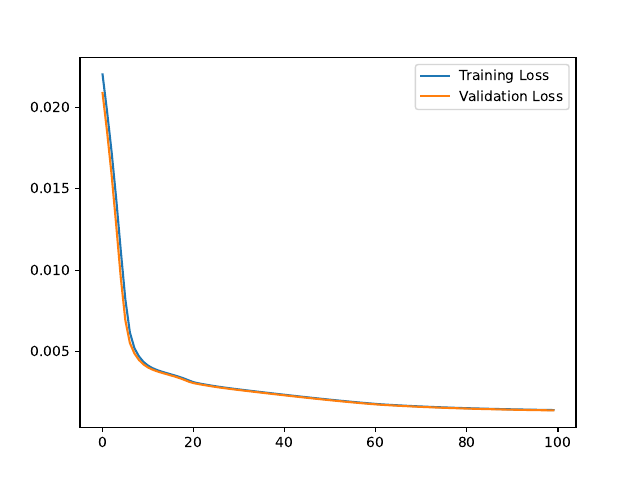

This chart was generated by the following Python code:
import numpy as np
import matplotlib.pyplot as plt
from scipy.io import loadmat
from sklearn.model_selection import train_test_split
from sklearn.preprocessing import MinMaxScaler
import tensorflow as tf
from tensorflow.keras import layers, models
from sklearn.metrics import balanced_accuracy_score

data = loadmat('shuttle.mat')
X = data['X']
y = data['y'].ravel()

X_train, X_test, y_train, y_test = train_test_split(X, y, test_size=0.5, random_state=42)

scaler = MinMaxScaler()
X_train = scaler.fit_transform(X_train)
X_test = scaler.transform(X_test)

class Autoencoder(tf.keras.Model):
    def __init__(self):
        super(Autoencoder, self).__init__()
        self.encoder = models.Sequential([
            layers.Dense(8, activation='relu'),
            layers.Dense(5, activation='relu'),
            layers.Dense(3, activation='relu')
        ])
        self.decoder = models.Sequential([
            layers.Dense(5, activation='relu'),
            layers.Dense(8, activation='relu'),
            layers.Dense(9, activation='sigmoid')
        ])

    def call(self, x):
        encoded = self.encoder(x)
        decoded = self.decoder(encoded)
        return decoded

autoencoder = Autoencoder()
autoencoder.compile(optimizer='adam', loss='mse')

history = autoencoder.fit(X_train, X_train, 
                          epochs=100, 
                          batch_size=1024, 
                          validation_data=(X_test, X_test))

plt.plot(history.history['loss'], label='Training Loss')
plt.plot(history.history['val_loss'], label='Validation Loss')
plt.legend()
plt.savefig('ex3.pdf')
plt.show()

reconstructed_train = autoencoder.predict(X_train)
reconstructed_test = autoencoder.predict(X_test)

train_errors = np.mean(np.square(X_train - reconstructed_train), axis=1)
test_errors = np.mean(np.square(X_test - reconstructed_test), axis=1)

threshold = np.quantile(train_errors, 1 - 0.15)

train_predictions = (train_errors > threshold).astype(int)
test_predictions = (test_errors > threshold).astype(int)

train_balanced_accuracy = balanced_accuracy_score(y_train, train_predictions)
test_balanced_accuracy = balanced_accuracy_score(y_test, test_predictions)

print(f'Train Balanced Accuracy: {train_balanced_accuracy}')
print(f'Test Balanced Accuracy: {test_balanced_accuracy}')